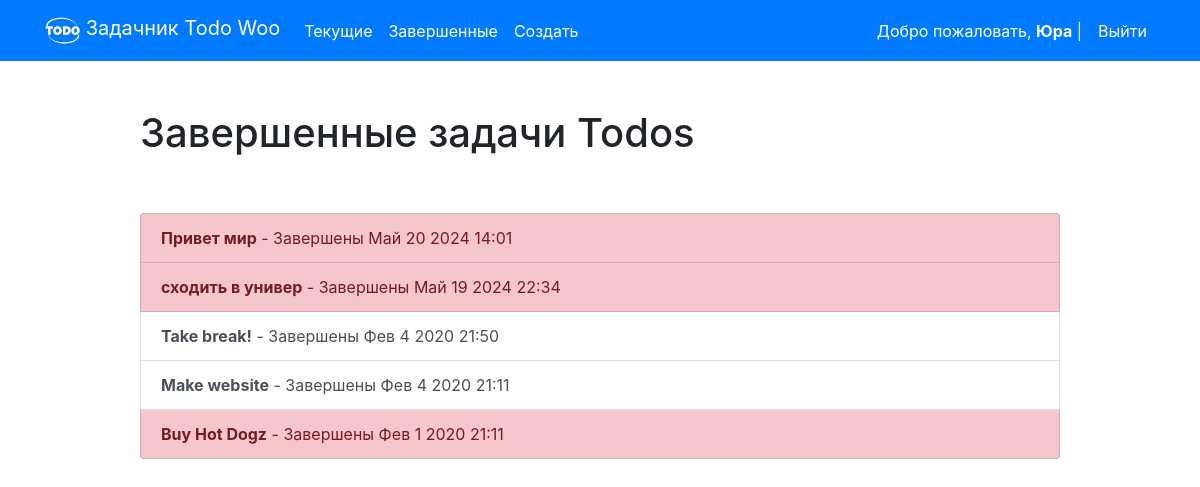
The app's page /completed/ (signed in), older data.
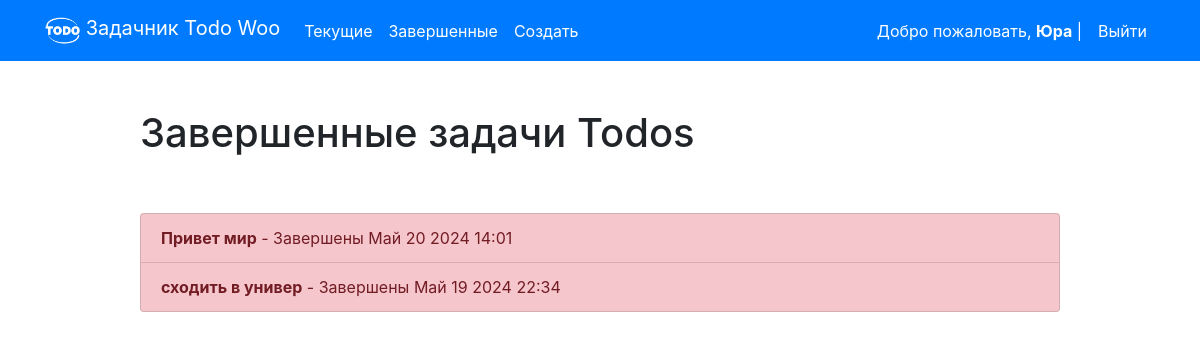
The same page, newer data.
### todo/models.py (models this page shows, shortened)
class Todo(models.Model):
    title = models.CharField(max_length=100)
    memo = models.TextField(blank=True)
    created = models.DateTimeField(auto_now_add=True)
    datecompleted = models.DateTimeField(null=True, blank=True)
    important = models.BooleanField(default=False)
    user = models.ForeignKey(User, on_delete=models.CASCADE)

### todo/views.py (the view)
# urls.py: path('completed/', views.completedtodos, name='completedtodos'),
@login_required
def completedtodos(request):
    todos = Todo.objects.filter(user=request.user, datecompleted__isnull=False).order_by('-datecompleted')
    return render(request, 'todo/completedtodos.html', {'todos':todos})

### todo/templates/todo/completedtodos.html
{% extends "todo/base.html" %}
{% block content %}
    <div class="row justify-content-center mt-5">
        <div class="col-md-10">
            <h1>Завершенные задачи Todos</h1>
        </div>
    </div>
    <div class="row justify-content-center mt-5">
        <div class="col-md-10">
            <div class="list-group">
                {% for todo in todos %}
                    <a href="{% url 'viewtodo' todo.id %}" class="list-group-item list-group-item-action{% if todo.important %} list-group-item-danger{% endif %}"><b>{{ todo.title }}</b> - Завершены {{ todo.datecompleted|date:'M j Y H:i' }}</a>
                {% endfor %}
            </div>
        </div>
    </div>
{% endblock %}

### todo/templates/todo/base.html (shortened to what this page needs)
{% load static %}
<!doctype html>
<html lang="ru">
<head>
    <link rel="stylesheet" href="https://stackpath.bootstrapcdn.com/bootstrap/4.4.1/css/bootstrap.min.css">
</head>
<body>
<nav class="navbar navbar-expand-md navbar-light bg-primary">
<div class="container">
        <div class="navbar-brand">
            <img src="{% static 'todo/logo.png' %}" width="35" height="35" class="d-inline-block align-top">
            <span class="text-white">Задачник Todo Woo</span>
        </div>
    <div class="collapse navbar-collapse" id="navbarNav">
    {% if user.is_authenticated %}
        <ul class="navbar-nav mr-auto">
                <li class="nav-item {{ current }}">
                    <a class="nav-link text-white" href="{% url 'currenttodos' %}">Текущие</a>
                </li>
                <li class="nav-item {{ completed }}">
                    <a class="nav-link text-white" href="{% url 'completedtodos' %}">Завершенные</a>
                </li>
                <li class="nav-item {{ create }}">
                    <a class="nav-link text-white" href="{% url 'createtodo' %}">Создать</a>
                </li>
        </ul>
    {% endif %}
    <ul class="navbar-nav ml-auto">
            {% if user.is_authenticated %}
                <li class="nav-item">
                    <span class="nav-link active text-white">Добро пожаловать, <b>{{ user.username }}</b> | </span>
                </li>
                <li class="nav-item">
                    <a href="#" onclick="$('#signOutBtn').click()" class="nav-link text-white">Выйти</a>
                </li>
            {% endif %}
        </ul>
    </div>
</div>
</nav>
<div class="container">
{% block content %}{% endblock %}
</div>
</body>
</html>

Row changes from the older to the newer data that the page shows:
removed Todo: title "Take break!", datecompleted "Фев 4 2020 21:50", important False (drawn)
removed Todo: title "Make website", datecompleted "Фев 4 2020 21:11", important False (drawn)
removed Todo: title "Buy Hot Dogz", datecompleted "Фев 1 2020 21:11"
